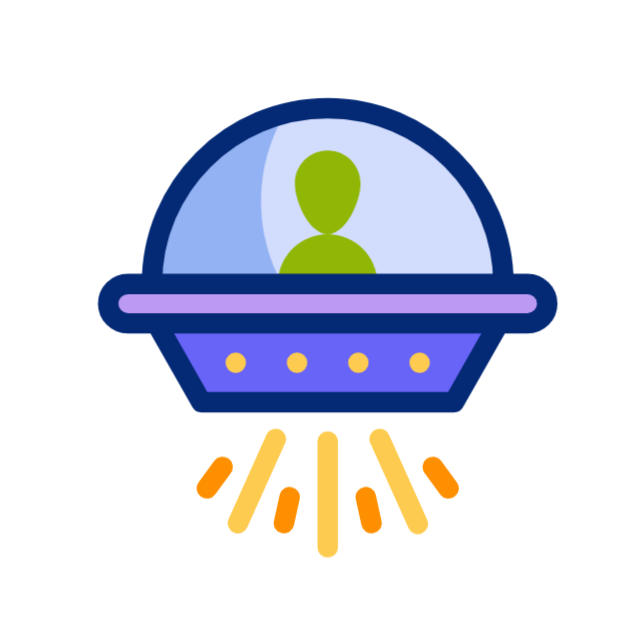
#> input picture Profession-projects/space-invader/asset/ufo.gif, 640 x 640 px
$ python player.py
#> lines starting #> are read from the running program, lines starting #| are printed output that depends on the picture
from turtle import *
import turtle as t
from PIL import Image
import os


if not os.path.exists('./asset/ufo-40.gif'):
    img = Image.open('./asset/ufo.gif')
#> img is the input picture: PIL image 640x640 P; mean R, G, B 217.9, 220.6, 231.3
    img_resized = img.resize((50,50), Image.LANCZOS)
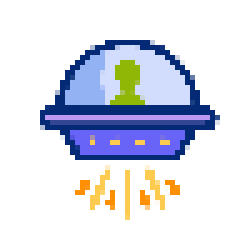
#> img_resized: PIL image 50x50 P (shown 5 times larger); mean R, G, B 217.7, 220.5, 231.9
    img_resized.save('./asset/ufo-40.gif')

t.register_shape('./asset/ufo-40.gif')
#> (this line was passed over: turtle is not available in this run)

#> (the run stopped early here; a loop or call above may not have finished)
